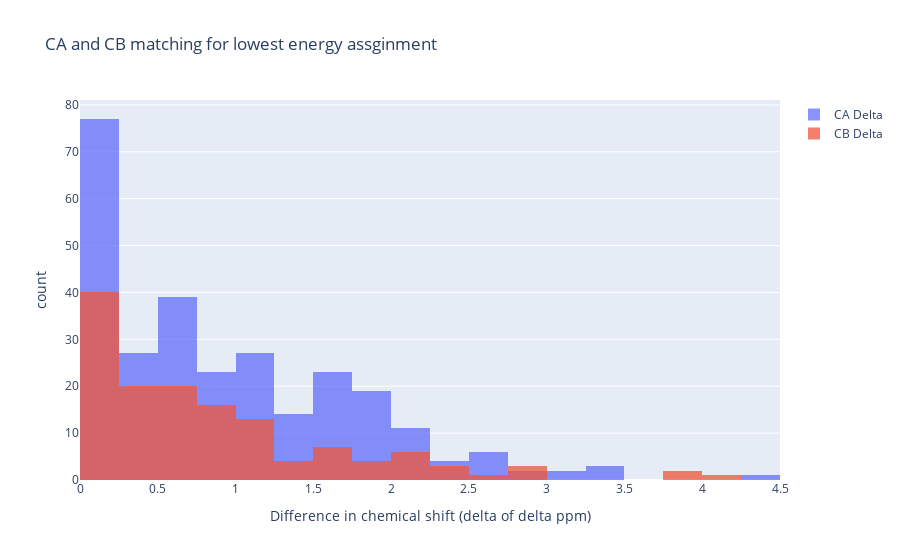

Notebook code for this chart:
### Code cell
import plotly.graph_objects as go
fig = go.Figure()
fig.add_trace(go.Histogram(x = ca_del, name = 'CA Delta',
                           xbins={'start': 0, 'end': 5, 'size': 0.25}))
fig.add_trace(go.Histogram(x = cb_del, name = 'CB Delta',
                           xbins={'start': 0, 'end': 5, 'size': 0.25}))
fig.update_layout(barmode='overlay', title_text='CA and CB matching for lowest energy assginment',
                  xaxis_title_text = 'Difference in chemical shift (delta of delta ppm)', yaxis_title_text='count')
fig.update_traces(opacity=0.75)
fig.show()
print(ca_count, cb_count)

### Figure 1 — Plotly figure (JSON) as saved in the notebook; plotly's stock layout.template omitted (floating-point values rounded to 4 significant figures; data arrays with more than 128 entries replaced by an {"elided": "..."} marker saying what was removed)
{"data": [{"name": "CA Delta", "opacity": 0.75, "type": "histogram", "x": {"elided": "279 float values"}, "xbins": {"end": 5, "size": 0.25, "start": 0}}, {"name": "CB Delta", "opacity": 0.75, "type": "histogram", "x": {"elided": "140 float values"}, "xbins": {"end": 5, "size": 0.25, "start": 0}}], "layout": {"barmode": "overlay", "title": {"text": "CA and CB matching for lowest energy assginment"}, "xaxis": {"title": {"text": "Difference in chemical shift (delta of delta ppm)"}}, "yaxis": {"title": {"text": "count"}}}}
